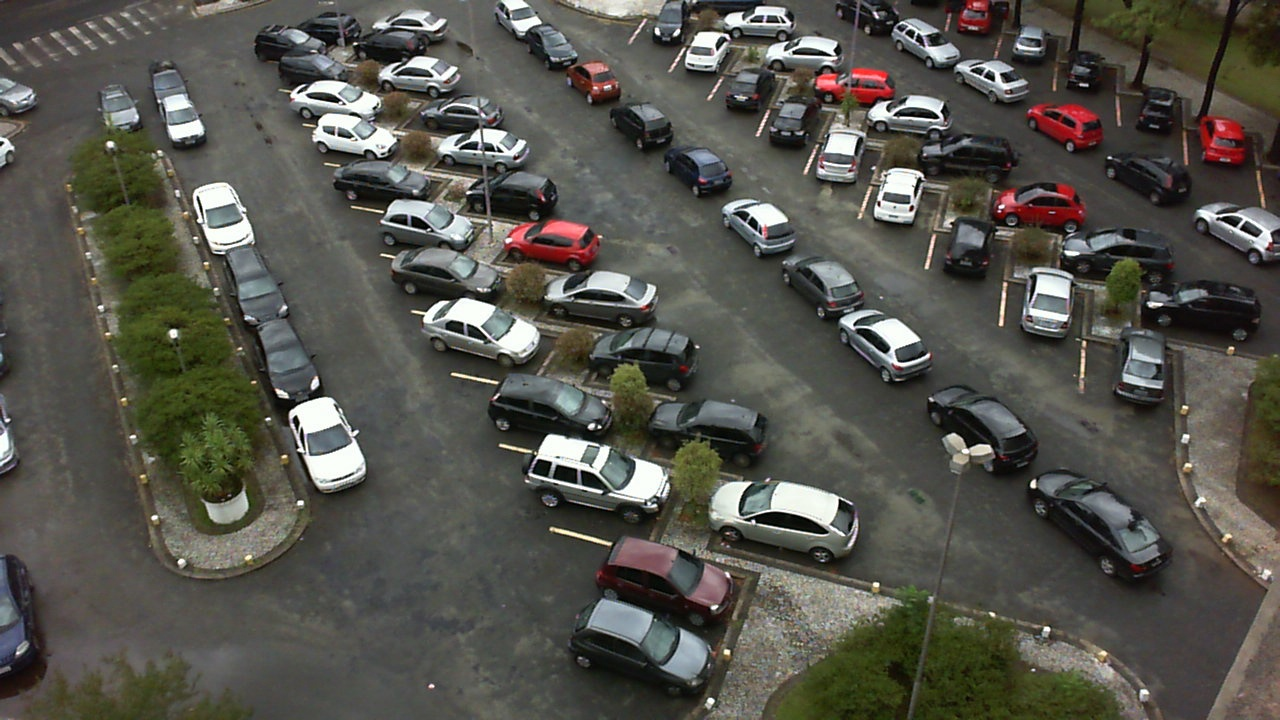
#> input picture dev/park_python/tests/cam_image_processing/park.jpg, 1280 x 720 px, found by its file name
$ python processing_tests.py
#> lines starting #> are read from the running program, lines starting #| are printed output that depends on the picture
from skimage import io, transform, filters, exposure, util, color
from skimage.viewer.viewers import ImageViewer, CollectionViewer
from skimage.color.adapt_rgb import adapt_rgb, each_channel, hsv_value
import numpy as np
from matplotlib import pyplot as plt
import math
import os
import datetime

# Loading the image. This is a numpy array with a [x, y, 3] shape
img = io.imread("park_python/tests/cam_image_processing/park.jpg")
#> img is the input picture: shape (720, 1280, 3); mean R, G, B 85.1, 84, 76.4

def save_images(images, folder):
    d = datetime.datetime.now().strftime("%y%m%d-%H%M%S")
    folder = folder + "/" + d + "/"

    os.makedirs(folder)

    for i, image in enumerate(images):
        io.imsave(folder + str(i) + ".png", image)

    print("Images saved")

# Downsampling tests
# The image is 1280x720px, which is a 16/9 ratio
# Note: img is an 3D array where each line represents an image line. Therefore, accessing
# the first dimension design a line, and accessing the second dimension design a pixel
# in this line. So, for an x*y pixels image, its shape is (y, x, 3).
min_size = (90, 160)

def get_downsampled_images(image):
    current_size = min_size

    downsampled_images = []

    while current_size[0] <= image.shape[0]:
        downsampled_image = transform.resize(image, current_size, mode='reflect')

        downsampled_images.append(downsampled_image)

        current_size = (current_size[0] + min_size[0], current_size[1] + min_size[1])

    return downsampled_images

# done for each chanel (adapted from http://scikit-image.org/docs/0.12.x/auto_examples/color_exposure/plot_adapt_rgb.html)
@adapt_rgb(each_channel)
def fil_each(i, fil):
    # We use 1 - filters(image)
    # but this will not work if image is not normalized
    return fil(i)

@adapt_rgb(hsv_value)
def fil_hsv(i, fil):
    return fil(i)

def fil_gray(i, fil):
    return fil(color.rgb2gray(i))

def get_edges_images(image):
    fils = [filters.sobel, filters.scharr]

    funcs = [fil_each, fil_hsv, fil_gray]

    edge_images = []
    for fil in fils:
        for func in funcs:
            edge_images.append(exposure.rescale_intensity(1 - func(image, fil)))

    return edge_images
"""
imgs = get_edges_images(img)
save_images(imgs, "edge_test_output/edges_only")
#CollectionViewer(imgs).show()
imgs = get_downsampled_images(img)
save_images(imgs, "edge_test_output/downsample_only")
#CollectionViewer(imgs).show()


# ---------- 1) edge, 2) downsample

# The get_edges_images(img)[4] seems better (scharr filter, hsv values)
edge_image = exposure.rescale_intensity(1 - fil_hsv(img, filters.scharr))
# Exploring downsampling
downsampled_images = get_downsampled_images(edge_image)
save_images(downsampled_images, "edge_test_output/edge-downsample")
#CollectionViewer(downsampled_images).show()
# The downsampled_images[2] seems ok (270x480)
"""


# ---------- 1) downsample, 2) edge
# The get_downsampled_images(img)[2] seems ok (270x480)
downsampled_image = transform.resize(img, (270, 480), mode='reflect')
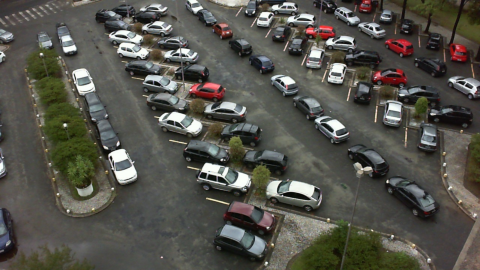
#> downsampled_image: shape (270, 480, 3) float64; mean R, G, B 0.334, 0.329, 0.299
# Exploring edge detections
edge_images = get_edges_images(downsampled_image)
#> after the loop in get_edges_images, `for fil in fils:`: edge_images = 6 items
#> edge_images = 6 items
save_images(edge_images, "edge_test_output/downsample-edge")
#> the loop in save_images, `for i, image in enumerate(images):` made 1 pass
#> (the run stopped early here; a loop or call above may not have finished)
